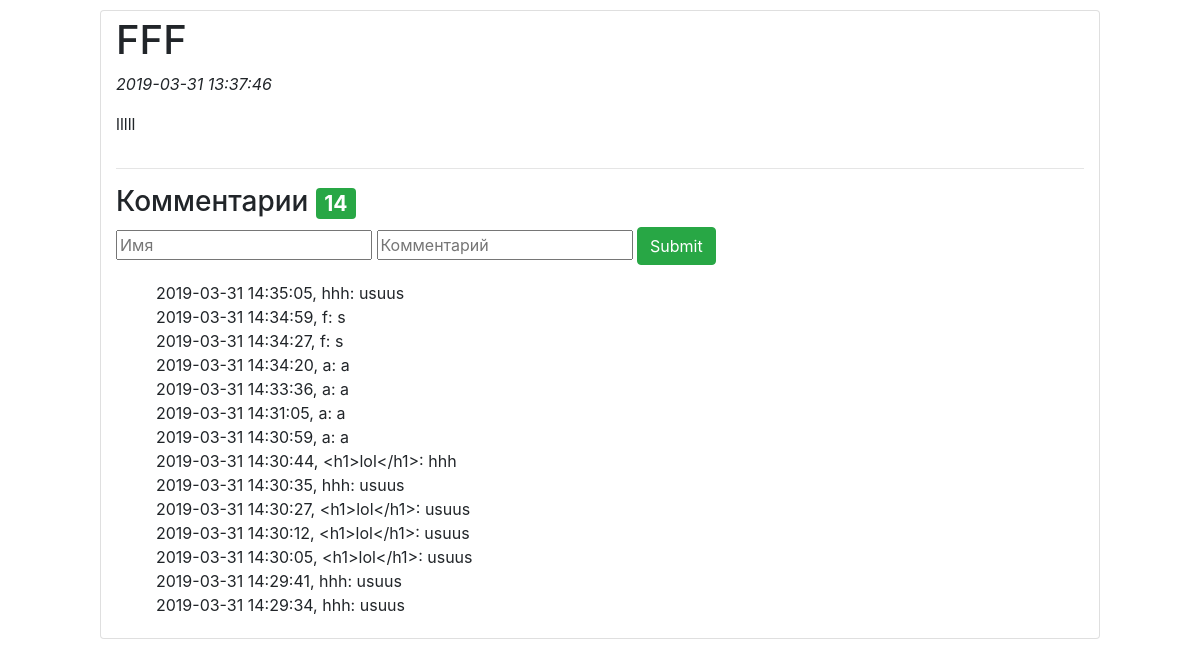
Page /article.php?id=2 on the committed database.
### tables this page shows
CREATE TABLE `posts` (
  `id` int(255) NOT NULL,
  `heading` varchar(255) NOT NULL,
  `text` text NOT NULL,
  `time` datetime NOT NULL DEFAULT CURRENT_TIMESTAMP
);

CREATE TABLE `comments` (
  `id` int(255) NOT NULL,
  `post` int(255) NOT NULL,
  `author` varchar(255) NOT NULL,
  `text` text NOT NULL,
  `time` datetime NOT NULL DEFAULT CURRENT_TIMESTAMP
);

### article.php (the view, shortened to what this page needs)
<head>
<link rel="stylesheet" type="text/css" href="style.css">
<link rel="stylesheet" href="https://maxcdn.bootstrapcdn.com/bootstrap/4.0.0/css/bootstrap.min.css">
</head>
<?php
if (isset($_GET['id'])){
    $connection = mysqli_connect('127.0.0.1', 'root', '');
    mysqli_select_db($connection, 'blog');
    mysqli_set_charset($connection, 'utf8');
    $query_result = mysqli_query($connection, "SELECT * FROM `posts` WHERE `id`=".$_GET["id"].";");
    $article = mysqli_fetch_all($query_result);
    $query_result = mysqli_query($connection, 'SELECT * FROM `comments` where `post`='.$_GET["id"].' order by `time` desc');
    $comments = mysqli_fetch_all($query_result);
    echo "<div class='card offset-1 col-10'><h1>".htmlspecialchars($article[0][1], ENT_QUOTES, 'UTF-8' )."</h1>
    <p  class='time'>".htmlspecialchars($article[0][3], ENT_QUOTES, 'UTF-8' )."</p>
    <p class='text'>".htmlspecialchars($article[0][2], ENT_QUOTES, 'UTF-8' )."</p>
    <hr>
    <h3>Комментарии  <span class='badge badge-success'>".count($comments)."</span></h3>";
    echo "
    <form action='article.php?id=".$_GET['id']."' method='post'>
        <input type='text' name='name' placeholder='Имя'>
        <input type='text' name='com' placeholder='Комментарий'>
        <input type='submit' class='btn btn-success'>
    </form>";
    echo '<ul style="list-style:none">';
    foreach ($comments as $comment){
        if (isset($_SESSION['auth'])){
            if ($_SESSION['auth']==true){
                echo '<li>'.htmlspecialchars($comment[4], ENT_QUOTES, 'UTF-8' ).', '.htmlspecialchars($comment[2], ENT_QUOTES, 'UTF-8' ).': '.htmlspecialchars($comment[3], ENT_QUOTES, 'UTF-8' ).'      <a href="delete_comment.php?post='.$_GET['id'].'&id='.$comment[0].'" class="badge badge-danger">Удалить</a></li>';
            }else{
                echo '<li>'.htmlspecialchars($comment[4], ENT_QUOTES, 'UTF-8' ).', '.htmlspecialchars($comment[2], ENT_QUOTES, 'UTF-8' ).': '.htmlspecialchars($comment[3], ENT_QUOTES, 'UTF-8' ).'</li>';
            }
        }else{
            echo '<li>'.htmlspecialchars($comment[4], ENT_QUOTES, 'UTF-8' ).', '.htmlspecialchars($comment[2], ENT_QUOTES, 'UTF-8' ).': '.htmlspecialchars($comment[3], ENT_QUOTES, 'UTF-8' ).'</li>';
        }
    }
    echo '</ul></div>';
}else{
    echo "<div class='card col-6 offset-3' style='text-align:center;'><h2 class='card-title'>Вы не туда попали :)</h2>
    <img class='card-img-top' src='nope.png'>
    </div>";
}
?>

### style.css (style rules this page uses)
ul { list-style:none; }
.card { margin: 10px 0; padding:5px 0; }
.time { font-style: italic; }

### rows in the picture
posts: heading "FFF", time "2019-03-31 13:37:46", text "lllll"
comments: time "2019-03-31 14:35:05", author "hhh", text "usuus"
comments: time "2019-03-31 14:34:59", author "f", text "s"
comments: time "2019-03-31 14:34:27", author "f", text "s"
comments: time "2019-03-31 14:34:20", author "a", text "a"
comments: time "2019-03-31 14:33:36", author "a", text "a"
comments: time "2019-03-31 14:31:05", author "a", text "a"
comments: time "2019-03-31 14:30:59", author "a", text "a"
comments: time "2019-03-31 14:30:44", author "<h1>lol</h1>", text "hhh"
comments: time "2019-03-31 14:30:35", author "hhh", text "usuus"
comments: time "2019-03-31 14:30:27", author "<h1>lol</h1>", text "usuus"
comments: time "2019-03-31 14:30:12", author "<h1>lol</h1>", text "usuus"
comments: time "2019-03-31 14:30:05", author "<h1>lol</h1>", text "usuus"
comments: time "2019-03-31 14:29:41", author "hhh", text "usuus"
comments: time "2019-03-31 14:29:34", author "hhh", text "usuus"

### other values in the picture
count($comments) "14"
